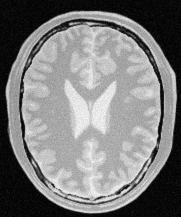
#> input picture images/brain_proton_density_slice.png, 181 x 217 px
$ python q6.py   (older library calls are emulated)
#> lines starting #> are read from the running program, lines starting #| are printed output that depends on the picture
### src/utils.py
import os
from pathlib import Path

import cv2
PROJECT_ROOT = Path(__file__).resolve().parents[1]
IMAGES_DIR = PROJECT_ROOT / "images"
OUTPUTS_DIR = PROJECT_ROOT / "outputs"
MPLCONFIG_DIR = OUTPUTS_DIR / ".matplotlib"
MPLCONFIG_DIR.mkdir(parents=True, exist_ok=True)
os.environ.setdefault("MPLCONFIGDIR", str(MPLCONFIG_DIR))

import matplotlib
import numpy as np

matplotlib.use("Agg")
import matplotlib.pyplot as plt


def image_path(name: str) -> Path:
    return IMAGES_DIR / name


def output_path(*parts: str) -> Path:
    path = OUTPUTS_DIR.joinpath(*parts)
    path.parent.mkdir(parents=True, exist_ok=True)
    return path


def read_gray(path: str | Path) -> np.ndarray:
    img = cv2.imread(str(path), cv2.IMREAD_GRAYSCALE)
#> img is the input picture: shape (217, 181); min 0, max 251, mean 123.7
    if img is None:
        raise FileNotFoundError(f"Cannot read image: {path}")
    return img


# [5 lines left out: function read_color, not called in this run]


def save_image(path: str | Path, img: np.ndarray) -> None:
    path = Path(path)
    path.parent.mkdir(parents=True, exist_ok=True)
    if img.ndim == 3:
        cv2.imwrite(str(path), cv2.cvtColor(img, cv2.COLOR_RGB2BGR))
    else:
        cv2.imwrite(str(path), img)


def write_text(path: str | Path, content: str) -> None:
    path = Path(path)
    path.parent.mkdir(parents=True, exist_ok=True)
    path.write_text(content, encoding="utf-8")


def normalize_to_01(img: np.ndarray) -> np.ndarray:
    return img.astype(np.float32) / 255.0


def denormalize_from_01(img: np.ndarray) -> np.ndarray:
    return np.clip(img * 255.0, 0, 255).astype(np.uint8)


# [9 lines left out: function show_histogram, not called in this run]


def save_side_by_side(
    images: list[np.ndarray], titles: list[str], save_path: str | Path, cmap: str | None = None
) -> None:
    cols = len(images)
    plt.figure(figsize=(5 * cols, 4))
    for index, (image, title) in enumerate(zip(images, titles), start=1):
        plt.subplot(1, cols, index)
        if image.ndim == 2:
            plt.imshow(image, cmap=cmap or "gray")
        else:
            plt.imshow(image)
        plt.title(title)
        plt.axis("off")
    plt.tight_layout()
    plt.savefig(str(save_path), dpi=180, bbox_inches="tight")
    plt.close()

### src/q6.py
import cv2
import numpy as np

from utils import image_path, output_path, read_gray, save_image, save_side_by_side, write_text
import matplotlib.pyplot as plt


def derivative_of_gaussian_kernels(size: int, sigma: float) -> tuple[np.ndarray, np.ndarray]:
    radius = size // 2
    yy, xx = np.mgrid[-radius : radius + 1, -radius : radius + 1]
    gaussian = (1.0 / (2.0 * np.pi * sigma**2)) * np.exp(-((xx**2 + yy**2) / (2.0 * sigma**2)))
    gx = -(xx / sigma**2) * gaussian
    gy = -(yy / sigma**2) * gaussian
    gx /= np.sum(np.abs(gx))
    gy /= np.sum(np.abs(gy))
    return gx, gy


def convolve_float(image: np.ndarray, kernel: np.ndarray) -> np.ndarray:
    radius = kernel.shape[0] // 2
    padded = np.pad(image.astype(np.float64), ((radius, radius), (radius, radius)), mode="reflect")
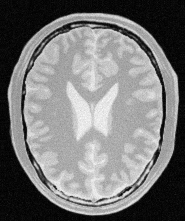
#> padded: shape (221, 185) float64; min 0, max 251, mean 119.2
    result = np.zeros_like(image, dtype=np.float64)
    for row in range(image.shape[0]):
        for col in range(image.shape[1]):
            region = padded[row : row + kernel.shape[0], col : col + kernel.shape[1]]
            result[row, col] = np.sum(region * kernel)
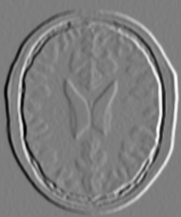
#> result: shape (217, 181) float64; min -96.93, max 98.94, mean 0; drawn with min black and max white
    return result


def normalize_for_display(image: np.ndarray) -> np.ndarray:
    scaled = np.abs(image)
    if scaled.max() == 0:
        return np.zeros_like(scaled, dtype=np.uint8)
    return np.clip((scaled / scaled.max()) * 255.0, 0, 255).astype(np.uint8)


def plot_kernel_surface(kernel: np.ndarray, title: str, save_path: str) -> None:
    y = np.arange(kernel.shape[0])
    x = np.arange(kernel.shape[1])
    xx, yy = np.meshgrid(x, y)
    fig = plt.figure(figsize=(7, 5))
    ax = fig.add_subplot(111, projection="3d")
    ax.plot_surface(xx, yy, kernel, cmap="coolwarm")
    ax.set_title(title)
    ax.set_xlabel("x")
    ax.set_ylabel("y")
    ax.set_zlabel("value")
    plt.tight_layout()
    plt.savefig(save_path, dpi=180, bbox_inches="tight")
    plt.close()


def run() -> None:
    image = read_gray(image_path("brain_proton_density_slice.png"))
    gx_5, gy_5 = derivative_of_gaussian_kernels(5, 2.0)
    gx_51, _ = derivative_of_gaussian_kernels(51, 2.0)

    grad_x = convolve_float(image, gx_5)
    grad_y = convolve_float(image, gy_5)
#> after the loop in convolve_float (call 2), `for row in range(image.shape[0]):`:
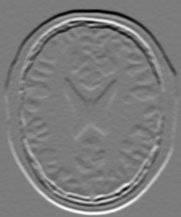
#> result: shape (217, 181) float64; min -94.91, max 99.8, mean 0; drawn with min black and max white
    magnitude = np.hypot(grad_x, grad_y)

    sobel_x = cv2.Sobel(image, cv2.CV_64F, 1, 0, ksize=3)
    sobel_y = cv2.Sobel(image, cv2.CV_64F, 0, 1, ksize=3)
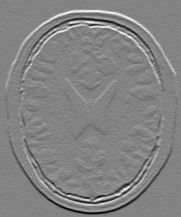
#> sobel_y: shape (217, 181) float64; min -809, max 763, mean 0; drawn with min black and max white
    sobel_magnitude = np.hypot(sobel_x, sobel_y)

    save_image(output_path("q6", "original.png"), image)
    save_image(output_path("q6", "manual_grad_x.png"), normalize_for_display(grad_x))
    save_image(output_path("q6", "manual_grad_y.png"), normalize_for_display(grad_y))
    save_image(output_path("q6", "manual_gradient_magnitude.png"), normalize_for_display(magnitude))
#> in normalize_for_display (call 3), `return np.clip((scaled / scaled.max()) * 255.0, 0, 255).astype(np.uint8)`:
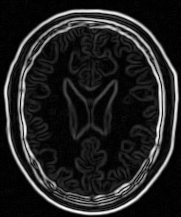
#> returned value: shape (217, 181); min 0, max 255, mean 33.3
    save_image(output_path("q6", "sobel_x.png"), normalize_for_display(sobel_x))
    save_image(output_path("q6", "sobel_y.png"), normalize_for_display(sobel_y))
#> in normalize_for_display (call 5), `scaled = np.abs(image)`:
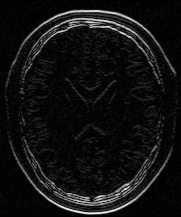
#> scaled: shape (217, 181) float64; min 0, max 809, mean 57.5; drawn with min black and max white
    save_image(output_path("q6", "sobel_gradient_magnitude.png"), normalize_for_display(sobel_magnitude))
    plot_kernel_surface(
        gx_51,
        "51x51 derivative-of-Gaussian kernel in x, sigma=2",
        str(output_path("q6", "dog_kernel_x_51x51_surface.png")),
    )
#> in plot_kernel_surface, `plt.savefig(save_path, dpi=180, bbox_inches="tight")`:
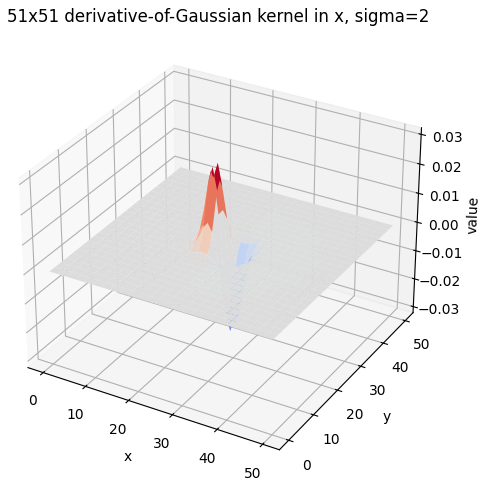
#> figure drawn by matplotlib, 1 panel
    save_side_by_side(
        [normalize_for_display(magnitude), normalize_for_display(sobel_magnitude)],
        ["Manual DoG magnitude", "Sobel magnitude"],
        output_path("q6", "comparison.png"),
    )
#> in save_side_by_side, `cols = len(images)`: cols = 2
#> the loop in save_side_by_side, `for index, (image, title) in enumerate(zip(images, titles), start=1):` made 2 passes
#> (index, title) on passes 1 to 2: (1, 'Manual DoG magnitude'), (2, 'Sobel magnitude')
    write_text(
        output_path("q6", "dog_kernel_5x5_sigma2.txt"),
        "\n\n".join(
            [
                "Gx:\n" + np.array2string(gx_5, precision=8, suppress_small=True),
                "Gy:\n" + np.array2string(gy_5, precision=8, suppress_small=True),
                "Comparison note:\nThe derivative-of-Gaussian response is smoother because differentiation is preceded by Gaussian smoothing. Sobel produces stronger, slightly sharper edge responses and is usually more sensitive to noise.",
            ]
        ),
    )


if __name__ == "__main__":
    run()
